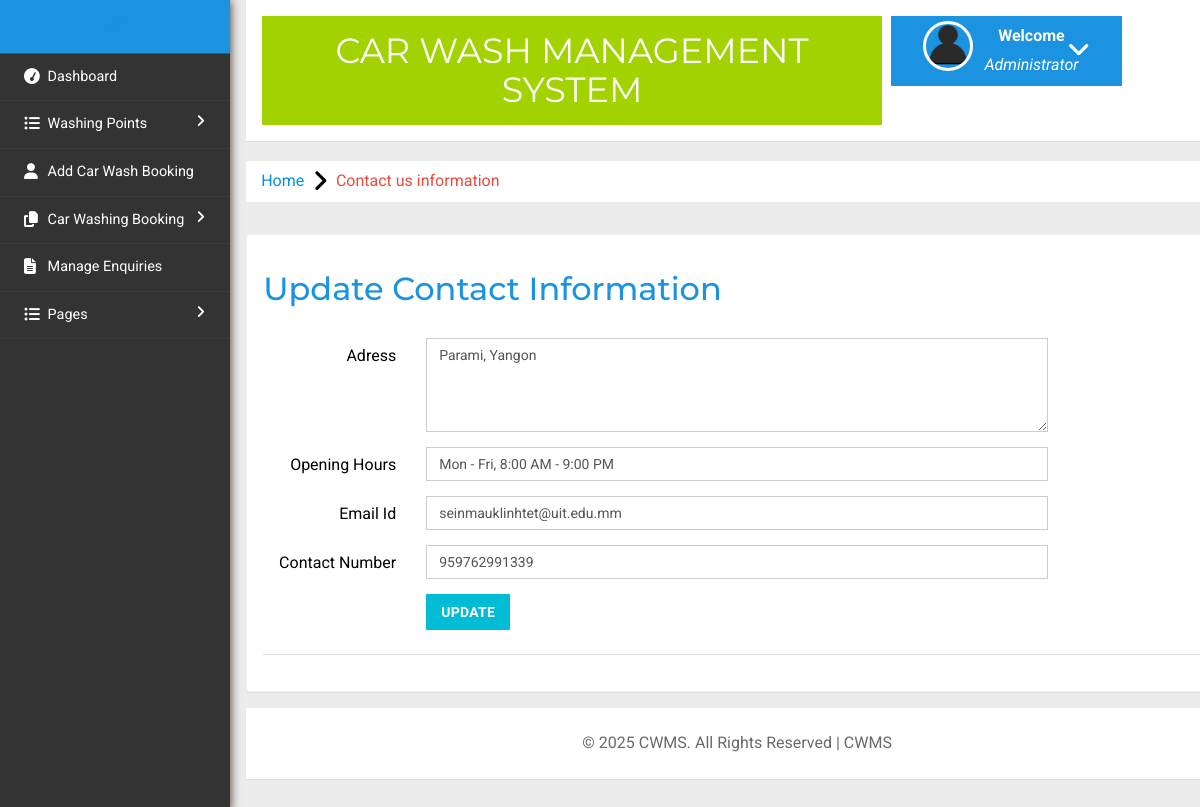
The page /admin/contact.php (signed in) on the database its author committed.
### tables this page shows
CREATE TABLE `tblpages` (
  `id` int(11) NOT NULL,
  `type` varchar(255) DEFAULT '',
  `detail` longtext DEFAULT NULL,
  `openignHrs` varchar(255) DEFAULT NULL,
  `phoneNumber` bigint(20) DEFAULT NULL,
  `emailId` varchar(120) DEFAULT NULL
);

### admin/contact.php (the view, shortened to what this page needs)
<?php
include('includes/config.php');
if(strlen($_SESSION['alogin'])==0)
	{
header('location:index.php');
}
else{
	?>
<!DOCTYPE HTML>
<html>
<head>
<link href="css/bootstrap.min.css" rel='stylesheet' type='text/css' />
<link href="css/style.css" rel='stylesheet' type='text/css' />
<link rel="stylesheet" href="css/morris.css" type="text/css"/>
<link href="css/font-awesome.css" rel="stylesheet">
<link rel="stylesheet" href="css/icon-font.min.css" type='text/css' />
</head>
<body>
   <div class="page-container">
<div class="left-content">
	   <div class="mother-grid-inner">
<?php include('includes/header.php');?>
				</div>
	<ol class="breadcrumb">
                <li class="breadcrumb-item"><a href="dashboard.php">Home</a><i class="fa fa-angle-right"></i>Contact us information</li>
            </ol>
 	<div class="grid-form">
  <div class="grid-form1">
  	       <h3>Update Contact Information</h3>
<?php
$sql = "SELECT * from tblpages where type='contact'";
$query = $dbh -> prepare($sql);
$query->execute();
$results=$query->fetchAll(PDO::FETCH_OBJ);
foreach($results as $result)
{
?>
  	         <div class="tab-content">
						<div class="tab-pane active" id="horizontal-form">
							<form class="form-horizontal" name="washingpoint" method="post" enctype="multipart/form-data">
<div class="form-group">
									<label for="focusedinput" class="col-sm-2 control-label">Adress</label>
									<div class="col-sm-8">
										<textarea class="form-control" name="address" id="address" placeholder="Address" required rows="4"><?php   echo $result->detail; ?></textarea>
									</div>
								</div>
								<div class="form-group">
									<label for="focusedinput" class="col-sm-2 control-label">Opening Hours</label>
									<div class="col-sm-8">
										<input type="text" class="form-control" name="openinghrs" id="openinghrs" placeholder="Opening Hour" value="<?php   echo $result->openignHrs; ?>" required>
									</div>
								</div>
<div class="form-group">
									<label for="focusedinput" class="col-sm-2 control-label">Email Id</label>
									<div class="col-sm-8">
										<input type="email" class="form-control" name="emailid" id="emailid" placeholder="Email Id" required value="<?php   echo $result->emailId; ?>">
									</div>
								</div>
<div class="form-group">
									<label for="focusedinput" class="col-sm-2 control-label">Contact Number</label>
									<div class="col-sm-8">
										<input type="text" class="form-control" name="contactno" id="contactno" placeholder="Contact Number" required value="<?php   echo $result->phoneNumber; ?>">
									</div>
								</div>
								<div class="row">
			<div class="col-sm-8 col-sm-offset-2">
				<button type="submit" name="update" class="btn-primary btn">Update</button>
			</div>
		</div>
					</div>
     <?php }  ?>
      <div class="panel-footer">
	 </div>
  </div>
 	</div>
<?php include('includes/footer.php');?>
</div>
</div>
					<?php include('includes/sidebarmenu.php');?>
							</div>
</body>
</html>
<?php } ?>

### rows shown on the page
tblpages: address "Parami, Yangon", openinghrs "Mon - Fri, 8:00 AM - 9:00 PM", emailid "seinmauklinhtet@uit.edu.mm", contactno "959762991339"
